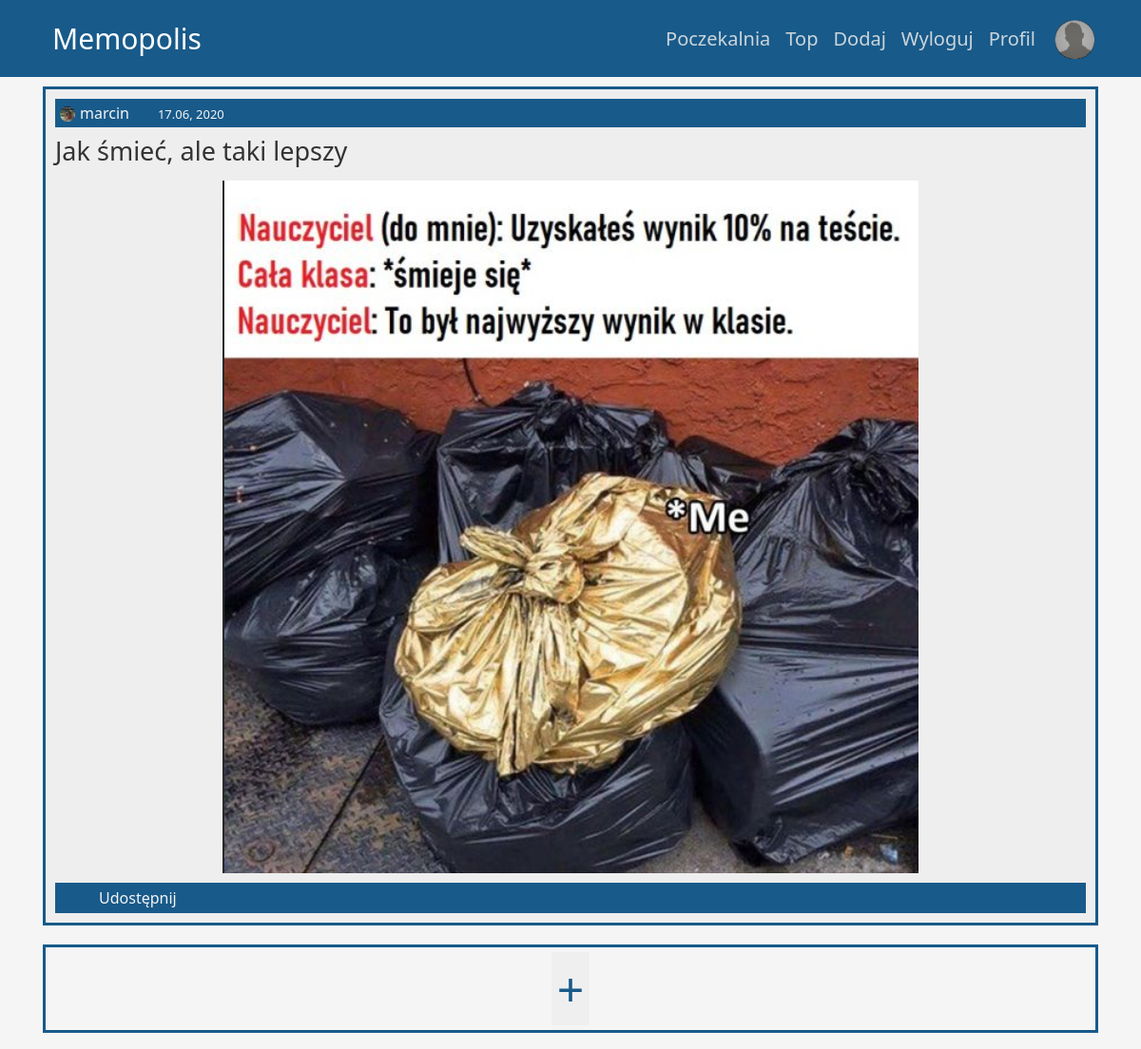
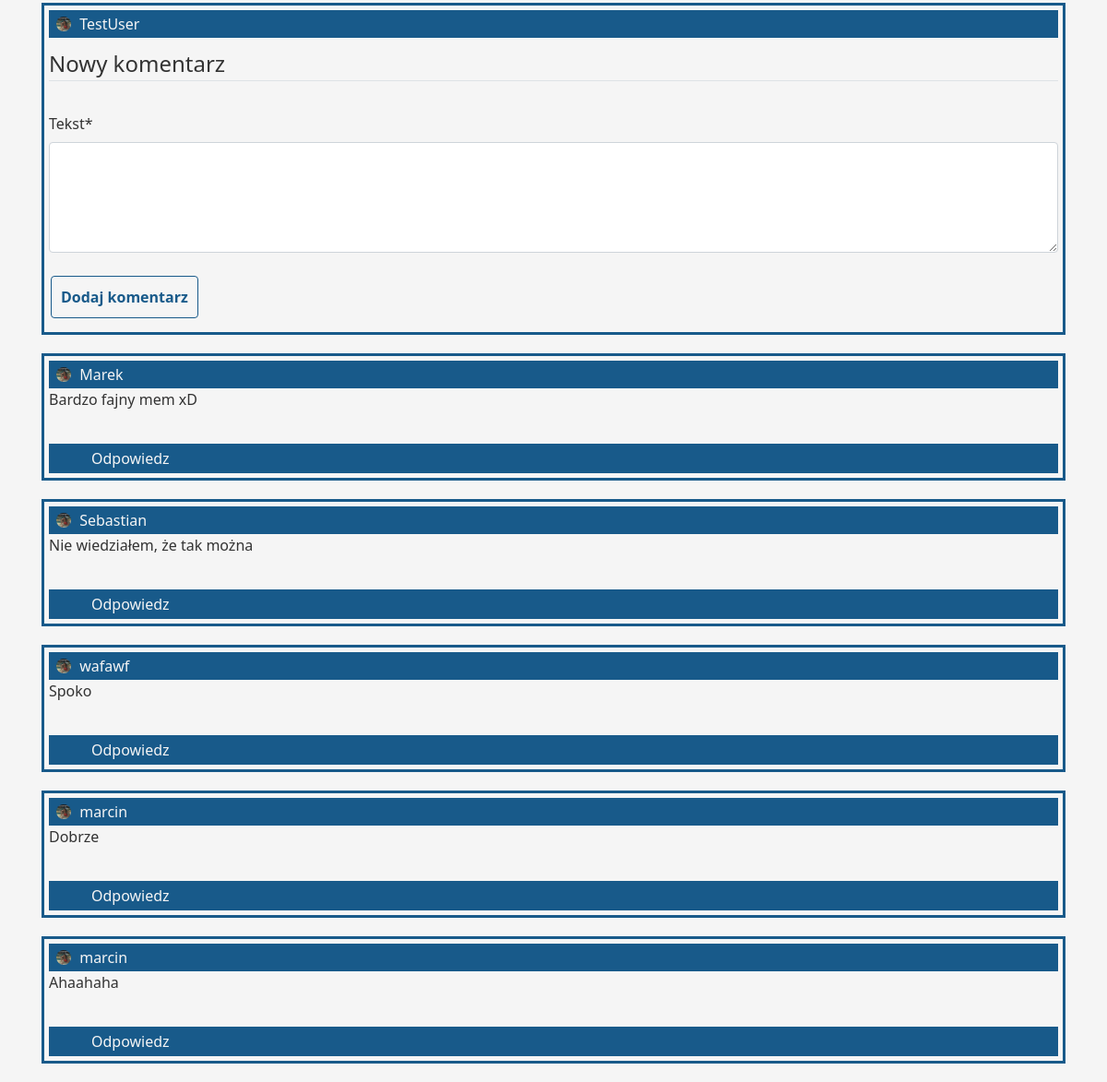
/meme/20 (signed in), run on the app's committed database (2 pictures, top to bottom).
### users/models.py (models this page shows, shortened)
class Profile(models.Model):
    user = models.OneToOneField(User, on_delete=models.CASCADE)
    image = models.ImageField(default="default.png", upload_to="profile_pics")

### memopolis/models.py (models this page shows, shortened)
class Meme(VoteModel, models.Model):
    author = models.ForeignKey(User, on_delete=models.CASCADE)
    title = models.CharField(max_length=40)
    image = models.ImageField(null=True)
    date_posted = models.DateTimeField(default=timezone.now)
    accepted = models.BooleanField(default=False)

class Comment(VoteModel, models.Model):
    author_id = models.ForeignKey(User, on_delete=models.CASCADE)
    content = models.TextField(null=False)
    date_posted = models.DateTimeField(default=timezone.now)
    belongs_to = models.ForeignKey(Meme, on_delete=models.CASCADE, null=True, blank=False)

### memopolis/views.py (the view, shortened to what this page needs)
# urls.py: path('meme/<int:pk>', MemeDetailView.as_view(), name="meme-detail"),
class MemeDetailView(DetailView):
    model = Meme
    def get_context_data(self, **kwargs):
        context = super().get_context_data(**kwargs)
        meme = context['meme']
        comments = Comment.objects.filter(belongs_to=meme)
        context['comments'] = comments
        form = CommentRegisterForm()
        context['form'] = form
        return context

### memopolis/forms.py
class CommentRegisterForm(forms.ModelForm):
    class Meta:
        model = Comment
        fields = ['content']

### memopolis/templates/memopolis/meme_detail.html (shortened to what this page needs)
{% extends "memopolis/base.html" %}
{% load crispy_forms_tags %}
{% load static %}
{% block content %}
<div class="detailMeme">
    <div class="meme">
        <div class="author">
            <div class="authorImg">
                <a>
                    <img class="rounded-circle small-img" src="{{ meme.author.profile.image.url }}">
                </a>
            </div>
            <div class="authorName">
                <a>{{ meme.author }}</a>
            </div>
            <div class="datePosted">
                <a>{{ meme.date_posted|date:"d.m, Y" }}</a>
            </div>
        </div>
        <div class="memeTitle">
            <a>{{ meme.title }}</a>
        </div>
        <div class="memeImg">
            <a>
                <img src="{{ meme.image.url }}">
            </a>
        </div>
        <div class="actions">
            <div class="votes">
                <form action="" method="post">
                    {% if user.is_authenticated %}
                    <button type="submit" name="{{ meme.pk }} {{ user.id }} up meme"
                        class="upvotes">{{ meme.num_vote_up }}</button>
                    {% else %}
                    <a class="upvotes">{{ meme.num_vote_up }}</a>
                    {% endif %}
                </form>
            </div>
            <div class="act">
                <button class="share">Udostępnij</button>
            </div>
        </div>
    </div>
</div>
<div class="comment-section">
    <div class="each-comment add-button">
        <button>+</button>
    </div>
    <div class="each-comment">
        <div class="author pad">
            <div class="authorImg">
                <a>
                    <img class="rounded-circle small-img" src="{{ meme.author.profile.image.url }}">
                </a>
                {{ user }}
            </div>
        </div>
        <div class="comment-content">
            <form action="" method="POST">
                <fieldset class="form-group">
                    <legend class="border-bottom mb-4">Nowy komentarz</legend>
                    {{ form|crispy }}
                </fieldset>
                <div class="form-group">
                    <button class="btn btn-outlint-info" type="submit">Dodaj komentarz</button>
                </div>
            </form>
        </div>
    </div>
    {% for comment in comments %}
    <div class="each-comment">
        <div class="author pad">
            <div class="authorImg">
                <a>
                    <img class="rounded-circle small-img" src="{{ meme.author.profile.image.url }}">
                </a>
                {{ comment.author_id }}
            </div>
        </div>
        <div class="comment-content">
            {{ comment.content }}
        </div>
        <div class="actions">
            <div class="votes">
                <form action="" method="post">
                    {% if user.is_authenticated %}
                    <button type="submit" name="{{ comment.pk }} {{ user.id }} up comment"
                        class="upvotes">{{ comment.num_vote_up }}</button>
                    {% else %}
                    <a class="upvotes">{{ comment.num_vote_up }}</a>
                    {% endif %}
                </form>
            </div>
            <div class="act">
                <button class="comment">Odpowiedz</button>
            </div>
        </div>
    </div>
    {% endfor %}
</div>
{% endblock content %}

### memopolis/templates/memopolis/base.html (shortened to what this page needs)
{% load static %}
<!DOCTYPE html>
<html lang="pl">
<head>
    <link rel="stylesheet" type="text/css" href="{% static 'memopolis/bootstrap.css' %}">
    <link rel="stylesheet" type="text/css" href="{% static 'memopolis/main.css' %}">
</head>
<body>
    <header class="site-header">
        <nav class="navbar navbar-expand-md navbar-dark bg-steel">
            <div class="container">
                <a class="navbar-brand mr-4" href="{% url 'memopolis-index' %}">Memopolis</a>
                <div class="collapse navbar-collapse" id="navbarToggle">
                    <div class="navbar-nav">
                        {% if user.is_authenticated %}
                        <a class="nav-item nav-link" href="{% url 'memopolis-unaccepted' %}">Poczekalnia</a>
                        <a class="nav-item nav-link" href="{% url 'memopolis-top' %}">Top</a>
                        <a class="nav-item nav-link" href="{% url 'meme-create' %}">Dodaj</a>
                        <a class="nav-item nav-link" href="{% url 'logout' %}">Wyloguj</a>
                        <a class="nav-item nav-link" href="{% url 'profile' %}">Profil</a>
                        <a href="{% url 'profile' %}"><img class="rounded-circle navimg"
                                src="{{ user.profile.image.url }}"></a>
                        {% else %}
                        <a class="nav-item nav-link" href="{% url 'memopolis-unaccepted' %}">Poczekalnia</a>
                        <a class="nav-item nav-link" href="{% url 'memopolis-top' %}">Top</a>
                        <a class="nav-item nav-link" href="{% url 'login' %}">Logowanie</a>
                        <a class="nav-item nav-link" href="{% url 'register' %}">Rejestracja</a>
                        {% endif %}
                    </div>
                </div>
            </div>
        </nav>
    </header>
    <main role="main" class="container">
        {% block content %}{% endblock %}
    </main>
</body>
</html>

### memopolis/static/memopolis/main.css (style rules this page uses)
body { background: whitesmoke; color: #333333; font-family: 'Segoe UI', sans-serif; }
.navbar { justify-content: initial; }
body a { text-decoration: none; }
.bg-steel { background-color: #185a8a; }
.site-header { margin-bottom: 0px; }
.site-header .navbar-nav .nav-link { color: #cbd5db; }
.actions * { margin-left: 4px; }
.actions { padding-left: 8px; }
.pad { padding: 3px; }
.comment-content { min-height: 60px; width: 100%; }
.each-comment { border-style: solid; border-color: #185a8a; margin-bottom: 20px; padding: 5px; }
.actions, .author { display: flex; background-color: #185a8a; padding-top: 3px; padding-bottom: 3px; justify-content: left; color: whitesmoke; }
.actions * { display: flex; }
.add-button { font-size: 50px; text-align: center; }
.add-button button { color: #185a8a; }
.author { justify-content: stretch; }
a { color: black; }
.upvotes { color: #94ec94; font-weight: bolder; }
.memeImg { margin-bottom: 10px; margin-top: 10px; text-align: center; }
.memeImg img { max-width: 100%; max-height: 100%; }
header { margin-bottom: 10px; }
.memeTitle { font-size: 27px; }
.meme { border-style: solid; border-color: #185a8a; background-color: #eeeeee; padding: 10px; margin-top: 10px; }
.datePosted { margin-left: 30px; }
.datePosted a { font-size: 13px; }
#id_content { max-height: 120px; }
.meme .memeTitle { margin-top: 5px; margin-bottom: 3px; }
.collapse { display: flex; }
.detailMeme { margin-bottom: 20px; }
.navbar-brand { font-size: 30px; padding: 10px; color: #e4e4e4; text-decoration: none; }
.nav-item { font-size: 20px; padding: 10px; color: #e4e4e4; text-decoration: none; }
.navbar-nav { text-align: right; }
.form-group button { color: #185a8a; border-style: solid; border-color: #185a8a; margin-top: 5px; margin-left: 2px; padding: 10px; font-size: 16px; font-weight: bold; }
button { border: none; }
.comment, .share, .flag { background-color: #185a8a; color: whitesmoke; }
.downvotes, .upvotes { background-color: #185a8a; }
.form-group { margin-bottom: 10px; margin-top: 10px; }
#navbarToggle { display: flex; text-align: right; }
.navimg { width: 50px; height: 50px; margin-left: 8px; }
.small-img { width: 16px; height: 16px; margin-bottom: 2px; margin-left: 5px; margin-right: 5px; }

### data on the page
Meme: author.profile.image (picture), author "marcin", date_posted "17.06, 2020", title "Jak śmieć, ale taki lepszy", image (picture)
Comment: author.profile.image (picture), author_id "Marek", content "Bardzo fajny mem xD"
Comment: author.profile.image (picture), author_id "Sebastian", content "Nie wiedziałem, że tak można"
Comment: author.profile.image (picture), author_id "wafawf", content "Spoko"
Comment: author.profile.image (picture), author_id "marcin", content "Dobrze"
Comment: author.profile.image (picture), author_id "marcin", content "Ahaahaha"

### other printed values
{{ user }} "TestUser"
